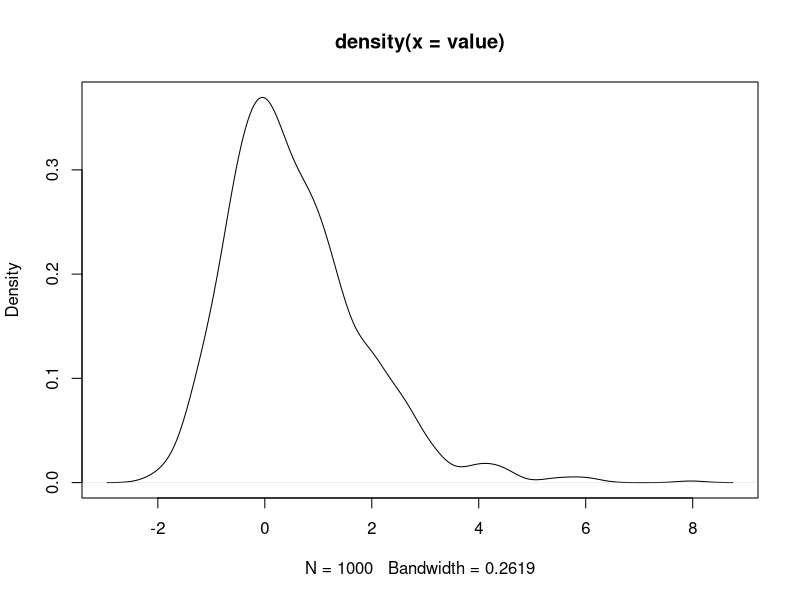

Generate this figure with R:
# 乱数の分布クラスを使用した結果の出力を、図に変換するRスクリプト

# png形式で出力する
png("extreme_value_distribution.png")

# TSV形式になっている乱数の出力データを読み込む
x <- read.table("extreme_value_distribution.tsv")

# 1列目だけを抜き出す
value = x$V1

# 以下、データの特性に合わせて、ヒストグラムかプロットかを選択してください。

# ヒストグラムとして出力
# hist(value)

# プロットとして出力
plot(density(value))
